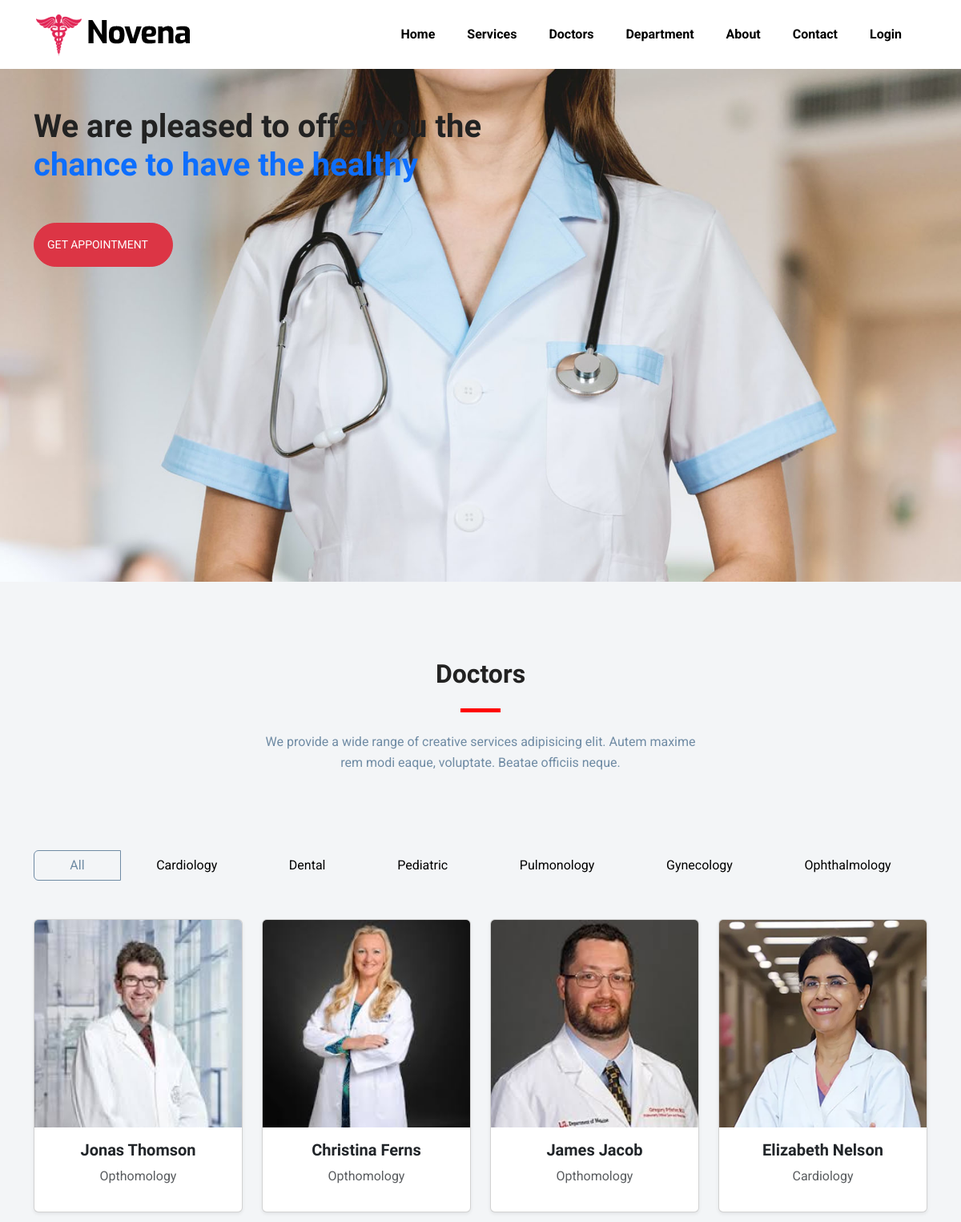
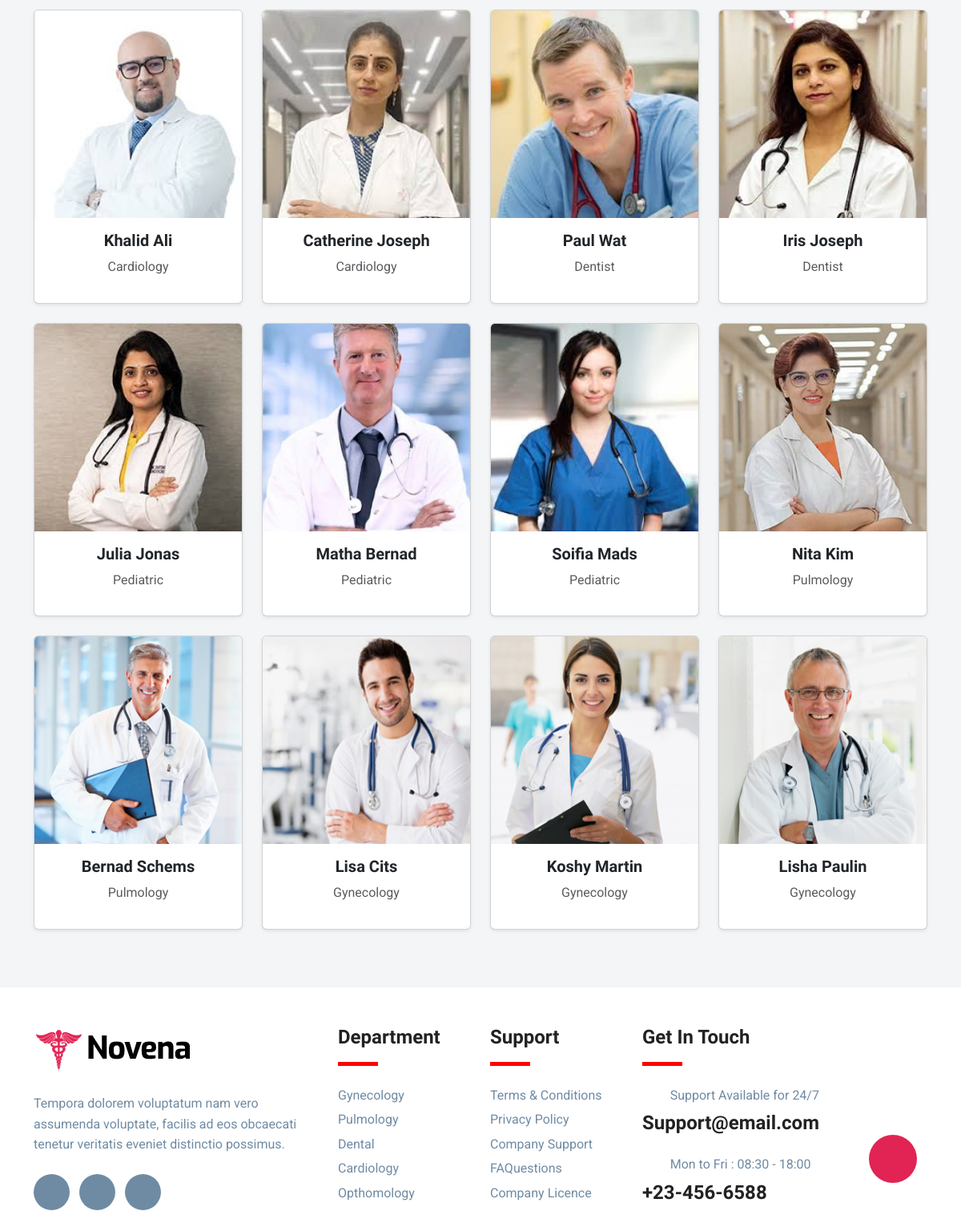
The page /hospital/doctors/ on the database its author committed (2 pictures, top to bottom).
### hospital/models.py (models this page shows, shortened)
class Doctors(models.Model):
    name = models.CharField(max_length=100)
    department = models.ForeignKey(Department,on_delete=models.CASCADE)
    photo = models.ImageField(upload_to='doc_images')

class Department(models.Model):
    name = models.CharField(max_length=100)
    def __str__(self):
        return self.name

### hospital/views.py (the view)
# urls.py: path('doctors/',views.doctors, name='doctors'),
def doctors(request):
    doc = Doctors.objects.all()
    return render(request, 'doctors.html',{'doc':doc})

### hospital/templates/doctors.html (shortened to what this page needs)
{% extends "master.html" %}
{% load static %}
{% block content %}
{% include "navbar.html" %}
<section class="serv sec position-relative d-flex " style="min-height: 80vh; overflow: hidden;">
  <img src="{% static 'images/banner.jpg' %}" alt="Background Image" class="img-fluid position-absolute top-0 start-0 w-100 h-100" style="object-fit: cover; z-index: -1;">
  <div class="container mt-5">
      <div class="row">
          <div class="col-lg-7">
              <div class="cta-content">
                  <h1 class="mb-5 text-lg">
                      We are pleased to offer you the
                      <span class="text-primary">chance to have the healthy</span>
                  </h1>
                  <a href="{% url 'book_appoinment' %}" class="btn btn-danger rounded-pill text-uppercase p-3 btn-sm">
                      Get appointment <i class="icofont-simple-right ml-2"></i>
                  </a>
              </div>
          </div>
      </div>
  </div>
</section>
<section class="doctors mt-5">
  <div class="container">
      <div class="row justify-content-center">
          <div class="col-lg-6 text-center">
              <h2 class="mt-5">Doctors</h2>
                <div class="divider mx-auto mb-4 mt-4"></div>
              <p class="mb-5">We provide a wide range of creative services adipisicing elit. Autem maxime rem modi eaque, voluptate. Beatae officiis neque.</p>
          </div>
      </div>
      <div class="btn-group mt-5 d-flex flex-wrap justify-content-center mb-5" role="group" id="filter-buttons">
          <button type="button" onclick="toggleActive(this)" class="btn filter-btn active" data-filter="all">All</button>
          <button type="button" onclick="toggleActive(this)" class="btn filter-btn" data-filter="Cardiology">Cardiology</button>
          <button type="button" onclick="toggleActive(this)" class="btn filter-btn" data-filter="Dentist">Dental</button>
          <button type="button" onclick="toggleActive(this)" class="btn filter-btn" data-filter="Pediatric">Pediatric</button>
          <button type="button" onclick="toggleActive(this)" class="btn filter-btn" data-filter="Pulmology">Pulmonology</button>
          <button type="button" onclick="toggleActive(this)" class="btn filter-btn" data-filter="Gynecology">Gynecology</button>
          <button type="button" onclick="toggleActive(this)" class="btn filter-btn" data-filter="Opthomology">Ophthalmology</button>
      </div>
      <div class="row" id="doctor-list">
          {% for x in doc %}
          <div class="col-lg-3 col-sm-6 mb-4 doctor-item {{ x.department }}">
              <div class="card shadow-sm">
                  <img src="{{ x.photo.url }}" class="card-img-top" alt="Doctor">
                  <div class="card-body text-center">
                      <h5 class="card-title">{{ x.name }}</h5>
                      <p class="text-muted">{{ x.department.name }}</p>
                  </div>
              </div>
          </div>
          {% endfor %}
      </div>
  </div>
</section>
{% include "footer.html" %}
{% endblock %}

### hospital/templates/master.html (shortened to what this page needs)
{% load static %}
<!DOCTYPE html>
<html lang="en">
<head>
  <link rel="stylesheet" href="https://cdnjs.cloudflare.com/ajax/libs/font-awesome/4.7.0/css/font-awesome.min.css">
  <link rel="stylesheet" href="{% static 'icofont/icofont.min.css' %}">
  <link rel="stylesheet" href="https://cdnjs.cloudflare.com/ajax/libs/font-awesome/4.7.0/css/font-awesome.min.css">
  <link rel="stylesheet" href="{% static 'style.css' %}">
  <link href="https://cdn.jsdelivr.net/npm/bootstrap@5.3.3/dist/css/bootstrap.min.css" rel="stylesheet"
>
</head>
<body>
  {% block content%}
  {% endblock %}
</body>
</html>

### hospital/templates/navbar.html (shortened to what this page needs)
{% load static %}
<nav class="navbar navbar-expand-lg navbar-light">
    <div class="container">
      <a class="navbar-brand" href="{% url 'index' %}">
        <img class="img-fluid w-100" src="{% static 'images/logo.png' %}" alt="Logo">
      </a>
      <div class="collapse navbar-collapse justify-content-end" id="navbarNav">
        <ul class="navbar-nav">
          <li class="nav-item pe-4"><a class="nav-link active" href="{% url 'index' %}">Home</a></li>
          <li class="nav-item pe-4"><a class="nav-link active" href="{% url 'services' %}">Services</a></li>
          <li class="nav-item pe-4"><a class="nav-link active" href="{% url 'doctors' %}">Doctors</a></li>
          <li class="nav-item pe-4"><a class="nav-link active" href="{% url 'department' %}">Department</a></li>
          <li class="nav-item pe-4"><a class="nav-link active" href="{% url 'about' %}">About</a></li>
          <li class="nav-item pe-4"><a class="nav-link active" href="{% url 'contacts' %}">Contact</a></li>
          {% if user.is_authenticated %}
          <li class="nav-item pe-4"><a class="nav-link active" href="{% url 'logout_user' %}">Log out</a></li>
          {% else %}
          <li class="nav-item pe-4"><a class="nav-link active" href="{% url 'login_user' %}">Login</a></li>
          {% endif %}
        </ul>
      </div>
    </div>
  </nav>

### hospital/templates/footer.html (shortened to what this page needs)
{% load static %}
<footer class="footer mt-5">
	<div class="container">
		<div class="row">
			<div class="col-lg-4 mr-auto col-sm-6 mt-5  ">
				<div class="widget mb-5 mb-lg-0">
					<div class="logo mb-4">
						<img src="{% static 'images/logo.png' %}" alt="" class="img-fluid">
					</div>
					<p>Tempora dolorem voluptatum nam vero assumenda voluptate, facilis ad eos obcaecati tenetur veritatis eveniet distinctio possimus.</p>
					<ul class="list-inline footer-socials mt-4">
						<li class="list-inline-item"><a href="#"><i class="icofont-facebook"></i></a></li>
						<li class="list-inline-item"><a href="#"><i class="icofont-twitter"></i></a></li>
						<li class="list-inline-item"><a href="#"><i class="icofont-linkedin"></i></a></li>
					</ul>
				</div>
			</div>
			<div class="col-lg-2 col-md-6 col-sm-6 mt-5">
				<div class="widget mb-5 mb-lg-0">
					<h4 class="text-capitalize mb-3">Department</h4>
					<div class="divider mb-4"></div>
					<ul class="list-unstyled footer-menu lh-35">
						<li><a href="{% url 'department'%}">Gynecology</a></li>
						<li><a href="{% url 'department'%}">Pulmology</a></li>
						<li><a href="{% url 'department'%}">Dental</a></li>
						<li><a href="{% url 'department'%}">Cardiology</a></li>
						<li><a href="{% url 'department'%}">Opthomology</a></li>
					</ul>
				</div>
			</div>
			<div class="col-lg-2 col-md-6 col-sm-6 mt-5">
				<div class="widget mb-5 mb-lg-0">
					<h4 class="text-capitalize mb-3">Support</h4>
					<div class="divider mb-4"></div>
					<ul class="list-unstyled footer-menu lh-35">
						<li><a href="#">Terms & Conditions</a></li>
						<li><a href="#">Privacy Policy</a></li>
						<li><a href="#">Company Support </a></li>
						<li><a href="#">FAQuestions</a></li>
						<li><a href="#">Company Licence</a></li>
					</ul>
				</div>
			</div>
			<div class="col-lg-3 col-md-6 col-sm-6 mt-5">
				<div class="widget widget-contact mb-5 mb-lg-0">
					<h4 class="text-capitalize mb-3">Get in Touch</h4>
					<div class="divider mb-4"></div>
					<div class="footer-contact-block mb-4">
						<div class="icon d-flex align-items-center">
							<i class="icofont-email me-3" style="font-size:150%;"></i>
							<span class="">Support Available for 24/7</span>
						</div>
						<h4 class="mt-2">Support@email.com</h4>
					</div>
					<div class="footer-contact-block">
						<div class="icon d-flex align-items-center">
							<i class="icofont-support me-3" style="font-size:150%;" ></i>
							<span class="">Mon to Fri : 08:30 - 18:00</span>
						</div>
						<h4 class="mt-2">+23-456-6588</h4>
					</div>
				</div>
			</div>
		</div>
			<div class="row">
				<div class="col-lg-4 top">
					<a class="backtop" href="# ">
						<i class="icofont-long-arrow-up"></i>
					</a>
				</div>
			</div>
		</div>
</footer>

### hospital/templates/master.html (style rules this page uses)
body { line-height: 1.6; font-family: "Roboto", sans-serif; -webkit-font-smoothing: antialiased; font-size: 16px; color: #6F8BA4; font-weight: 400; background-color: #f3f5f7; }
h1, .h1, h2, .h2, h3, .h3, h4, .h4, h5, .h5, h6, .h6 { font-family: "Exo", sans-serif; font-weight: 700; color: #222; }
.divider { border-top: 5px solid red; width: 50px; }
.navbar li { font-weight: 700; }
.navbar, .footer { background-color: #fff; }
footer a { color: #6F8BA4 !important; text-decoration: none; }
.footer-socials li a { width: 45px; height: 45px; background: #6F8BA4; color: #fff !important; display: inline-block; text-align: center; border-radius: 100%; padding-top: 12px; }
.footer-menu li { margin-bottom: 3%; }
.backtop { position: fixed; background: #e12454; z-index: 9999; display: inline-block; right: 55px; width: 60px; height: 60px; bottom: 50px; text-align: center; display: flex; justify-content: center; align-items: center; opacity: 100; border-radius: 50px; }
.backtop i { color: #fff; font-size: 20px; }
a { text-decoration: none; }
.filter-btn { color: black; transition: background-color 0.5s ease-in-out; }

### rows shown on the page
Doctors: photo (picture), name "Jonas Thomson", department.name "Opthomology"
Doctors: photo (picture), name "Christina Ferns", department.name "Opthomology"
Doctors: photo (picture), name "James Jacob", department.name "Opthomology"
Doctors: photo (picture), name "Elizabeth Nelson", department.name "Cardiology"
Doctors: photo (picture), name "Khalid Ali", department.name "Cardiology"
Doctors: photo (picture), name "Catherine Joseph", department.name "Cardiology"
Doctors: photo (picture), name "Paul Wat", department.name "Dentist"
Doctors: photo (picture), name "Iris Joseph", department.name "Dentist"
Doctors: photo (picture), name "Julia Jonas", department.name "Pediatric"
Doctors: photo (picture), name "Matha Bernad", department.name "Pediatric"
Doctors: photo (picture), name "Soifia Mads", department.name "Pediatric"
Doctors: photo (picture), name "Nita Kim", department.name "Pulmology"
Doctors: photo (picture), name "Bernad Schems", department.name "Pulmology"
Doctors: photo (picture), name "Lisa Cits", department.name "Gynecology"
Doctors: photo (picture), name "Koshy Martin", department.name "Gynecology"
Doctors: photo (picture), name "Lisha Paulin", department.name "Gynecology"
